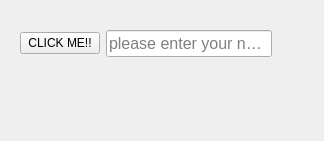
<?xml version="1.0" encoding="UTF-8"?>
<ui version="4.0">
 <class>Form</class>
 <widget class="QWidget" name="Form">
  <property name="geometry">
   <rect>
    <x>0</x>
    <y>0</y>
    <width>324</width>
    <height>141</height>
   </rect>
  </property>
  <property name="windowTitle">
   <string>Qt Designer Application</string>
  </property>
  <widget class="QWidget" name="">
   <property name="geometry">
    <rect>
     <x>20</x>
     <y>30</y>
     <width>252</width>
     <height>58</height>
    </rect>
   </property>
   <layout class="QVBoxLayout" name="verticalLayout">
    <item>
     <layout class="QHBoxLayout" name="horizontalLayout">
      <item>
       <widget class="QPushButton" name="btn_click">
        <property name="text">
         <string>CLICK ME!!</string>
        </property>
       </widget>
      </item>
      <item>
       <widget class="QLineEdit" name="lineEdit">
        <property name="font">
         <font>
          <pointsize>12</pointsize>
          <weight>50</weight>
          <bold>false</bold>
         </font>
        </property>
        <property name="placeholderText">
         <string>please enter your name..</string>
        </property>
       </widget>
      </item>
     </layout>
    </item>
    <item>
     <widget class="QLabel" name="label">
      <property name="font">
       <font>
        <pointsize>14</pointsize>
        <weight>75</weight>
        <bold>true</bold>
       </font>
      </property>
      <property name="styleSheet">
       <string notr="true">QLabel {

color:red;
}</string>
      </property>
      <property name="text">
       <string/>
      </property>
     </widget>
    </item>
   </layout>
  </widget>
 </widget>
 <resources/>
 <connections/>
</ui>
